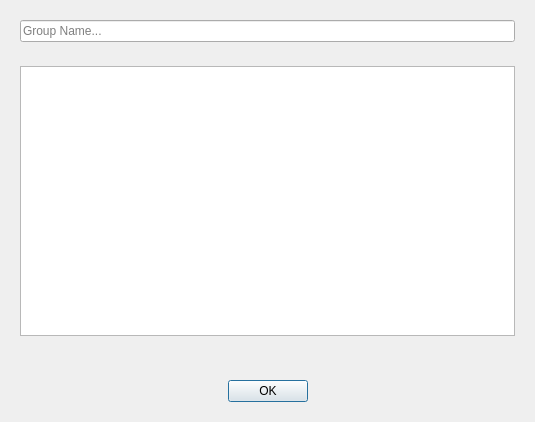
<?xml version="1.0" encoding="UTF-8"?>
<ui version="4.0">
 <class>CreateGroup</class>
 <widget class="QDialog" name="CreateGroup">
  <property name="geometry">
   <rect>
    <x>0</x>
    <y>0</y>
    <width>535</width>
    <height>422</height>
   </rect>
  </property>
  <property name="windowTitle">
   <string>Create Group</string>
  </property>
  <property name="windowIcon">
   <iconset resource="res.qrc">
    <normaloff>:/img/icons/E2EEIM.png</normaloff>:/img/icons/E2EEIM.png</iconset>
  </property>
  <layout class="QVBoxLayout" name="verticalLayout">
   <item>
    <widget class="QFrame" name="frame">
     <property name="frameShape">
      <enum>QFrame::NoFrame</enum>
     </property>
     <property name="frameShadow">
      <enum>QFrame::Raised</enum>
     </property>
     <layout class="QHBoxLayout" name="horizontalLayout">
      <item>
       <widget class="QLineEdit" name="lineEdit">
        <property name="placeholderText">
         <string>Group Name...</string>
        </property>
       </widget>
      </item>
     </layout>
    </widget>
   </item>
   <item>
    <widget class="QFrame" name="frame_2">
     <property name="frameShape">
      <enum>QFrame::NoFrame</enum>
     </property>
     <property name="frameShadow">
      <enum>QFrame::Raised</enum>
     </property>
     <layout class="QHBoxLayout" name="horizontalLayout_2">
      <item>
       <widget class="QListWidget" name="listWidget">
        <property name="selectionMode">
         <enum>QAbstractItemView::MultiSelection</enum>
        </property>
       </widget>
      </item>
     </layout>
    </widget>
   </item>
   <item>
    <widget class="QLabel" name="label">
     <property name="text">
      <string/>
     </property>
    </widget>
   </item>
   <item>
    <widget class="QFrame" name="frame_3">
     <property name="frameShape">
      <enum>QFrame::NoFrame</enum>
     </property>
     <property name="frameShadow">
      <enum>QFrame::Raised</enum>
     </property>
     <layout class="QHBoxLayout" name="horizontalLayout_3">
      <item>
       <spacer name="horizontalSpacer">
        <property name="orientation">
         <enum>Qt::Horizontal</enum>
        </property>
        <property name="sizeHint" stdset="0">
         <size>
          <width>40</width>
          <height>20</height>
         </size>
        </property>
       </spacer>
      </item>
      <item>
       <widget class="QPushButton" name="pushButton">
        <property name="text">
         <string>OK</string>
        </property>
       </widget>
      </item>
      <item>
       <spacer name="horizontalSpacer_2">
        <property name="orientation">
         <enum>Qt::Horizontal</enum>
        </property>
        <property name="sizeHint" stdset="0">
         <size>
          <width>40</width>
          <height>20</height>
         </size>
        </property>
       </spacer>
      </item>
     </layout>
    </widget>
   </item>
  </layout>
 </widget>
 <resources>
  <include location="res.qrc"/>
 </resources>
 <connections/>
</ui>
